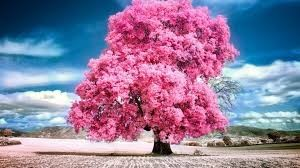
#> input picture Ex1.jpg, 300 x 168 px, found by its file name
$ python 'Edge detection using Y axis.py'   (older library calls are emulated)
#> lines starting #> are read from the running program, lines starting #| are printed output that depends on the picture
import cv2
import numpy as np
image = cv2.imread("E:/Computer_Vision/Ex1.jpg", cv2.IMREAD_GRAYSCALE)
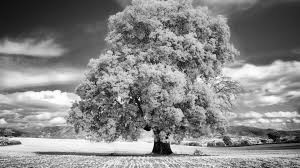
#> image: shape (168, 300); min 0, max 255, mean 135.2
sobel_y = cv2.Sobel(image, cv2.CV_64F, 0, 1, ksize=3)
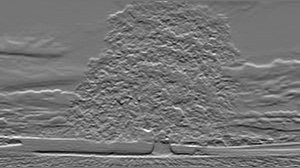
#> sobel_y: shape (168, 300) float64; min -651, max 770, mean 2.8; drawn with min black and max white
sobel_y = np.abs(sobel_y)
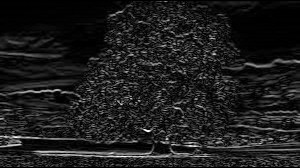
#> sobel_y: shape (168, 300) float64; min 0, max 770, mean 89.7; drawn with min black and max white
sobel_y = np.uint8(sobel_y)
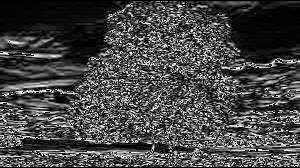
#> sobel_y: shape (168, 300); min 0, max 255, mean 70.5
cv2.imshow('Original Image', image)
cv2.imshow('Sobel Y', sobel_y)
cv2.waitKey(0)
cv2.destroyAllWindows()

$ run again, with Ex2.jpg copied over Ex1.jpg
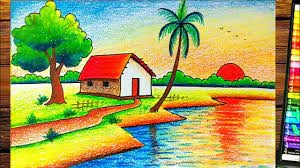
#> input picture Ex2.jpg, 300 x 168 px, found by its file name
#> `image = cv2.imread("E:/Computer_Vision/Ex1.jpg", cv2.IMREAD_GRAYSCALE)`:
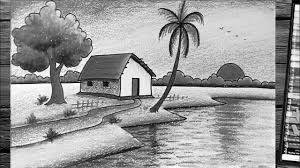
#> image: shape (168, 300); min 0, max 255, mean 154.1
#> `sobel_y = np.uint8(sobel_y)`:
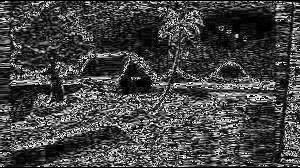
#> sobel_y: shape (168, 300); min 0, max 255, mean 68.8

$ run again, with Ex3.jpg copied over Ex1.jpg
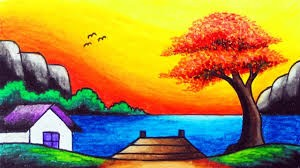
#> input picture Ex3.jpg, 300 x 168 px, found by its file name
#> `image = cv2.imread("E:/Computer_Vision/Ex1.jpg", cv2.IMREAD_GRAYSCALE)`:
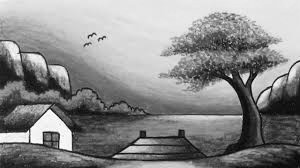
#> image: shape (168, 300); min 1, max 255, mean 138.1
#> `sobel_y = np.uint8(sobel_y)`:
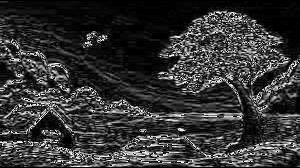
#> sobel_y: shape (168, 300); min 0, max 255, mean 52.9
